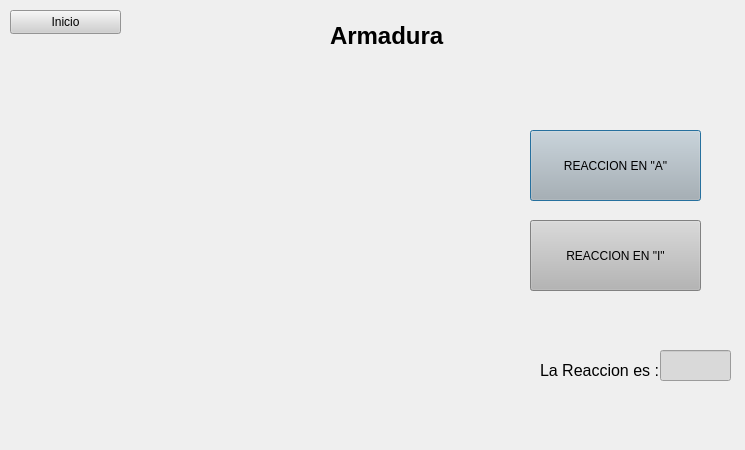
<?xml version="1.0" encoding="UTF-8"?>
<ui version="4.0">
 <class>armaduras</class>
 <widget class="QDialog" name="armaduras">
  <property name="geometry">
   <rect>
    <x>0</x>
    <y>0</y>
    <width>745</width>
    <height>450</height>
   </rect>
  </property>
  <property name="windowTitle">
   <string>Dialog</string>
  </property>
  <widget class="QPushButton" name="pushButton">
   <property name="geometry">
    <rect>
     <x>530</x>
     <y>130</y>
     <width>171</width>
     <height>71</height>
    </rect>
   </property>
   <property name="styleSheet">
    <string notr="true">background-color: rgb(181, 181, 181);</string>
   </property>
   <property name="text">
    <string>REACCION EN &quot;A&quot;</string>
   </property>
  </widget>
  <widget class="QLabel" name="label">
   <property name="geometry">
    <rect>
     <x>330</x>
     <y>20</y>
     <width>181</width>
     <height>31</height>
    </rect>
   </property>
   <property name="font">
    <font>
     <pointsize>18</pointsize>
     <bold>true</bold>
    </font>
   </property>
   <property name="text">
    <string>Armadura</string>
   </property>
  </widget>
  <widget class="QPushButton" name="inicio">
   <property name="geometry">
    <rect>
     <x>10</x>
     <y>10</y>
     <width>111</width>
     <height>24</height>
    </rect>
   </property>
   <property name="styleSheet">
    <string notr="true">background-color: rgb(207, 207, 207);</string>
   </property>
   <property name="text">
    <string>Inicio</string>
   </property>
  </widget>
  <widget class="QLineEdit" name="RESULTANTE">
   <property name="geometry">
    <rect>
     <x>660</x>
     <y>350</y>
     <width>71</width>
     <height>31</height>
    </rect>
   </property>
   <property name="styleSheet">
    <string notr="true">background-color: rgb(217, 217, 217);</string>
   </property>
   <property name="alignment">
    <set>Qt::AlignmentFlag::AlignCenter</set>
   </property>
   <property name="readOnly">
    <bool>true</bool>
   </property>
  </widget>
  <widget class="QLabel" name="label_6">
   <property name="geometry">
    <rect>
     <x>640</x>
     <y>10</y>
     <width>71</width>
     <height>61</height>
    </rect>
   </property>
   <property name="text">
    <string/>
   </property>
   <property name="pixmap">
    <pixmap resource="uni.qrc">:/new/prefix1/otros/logo_uni.jpeg</pixmap>
   </property>
   <property name="scaledContents">
    <bool>true</bool>
   </property>
  </widget>
  <widget class="QLabel" name="label_4">
   <property name="geometry">
    <rect>
     <x>540</x>
     <y>360</y>
     <width>121</width>
     <height>20</height>
    </rect>
   </property>
   <property name="font">
    <font>
     <pointsize>12</pointsize>
    </font>
   </property>
   <property name="text">
    <string>La Reaccion es :</string>
   </property>
  </widget>
  <widget class="QLabel" name="label_2">
   <property name="geometry">
    <rect>
     <x>10</x>
     <y>90</y>
     <width>511</width>
     <height>301</height>
    </rect>
   </property>
   <property name="text">
    <string/>
   </property>
   <property name="pixmap">
    <pixmap resource="img_salve.qrc">:/segundaParteIng/armaduras.jpg</pixmap>
   </property>
   <property name="scaledContents">
    <bool>true</bool>
   </property>
  </widget>
  <widget class="QPushButton" name="pushButton_2">
   <property name="geometry">
    <rect>
     <x>530</x>
     <y>220</y>
     <width>171</width>
     <height>71</height>
    </rect>
   </property>
   <property name="styleSheet">
    <string notr="true">background-color: rgb(181, 181, 181);</string>
   </property>
   <property name="text">
    <string>REACCION EN &quot;I&quot;</string>
   </property>
  </widget>
 </widget>
 <resources>
  <include location="uni.qrc"/>
  <include location="img_salve.qrc"/>
 </resources>
 <connections/>
</ui>
